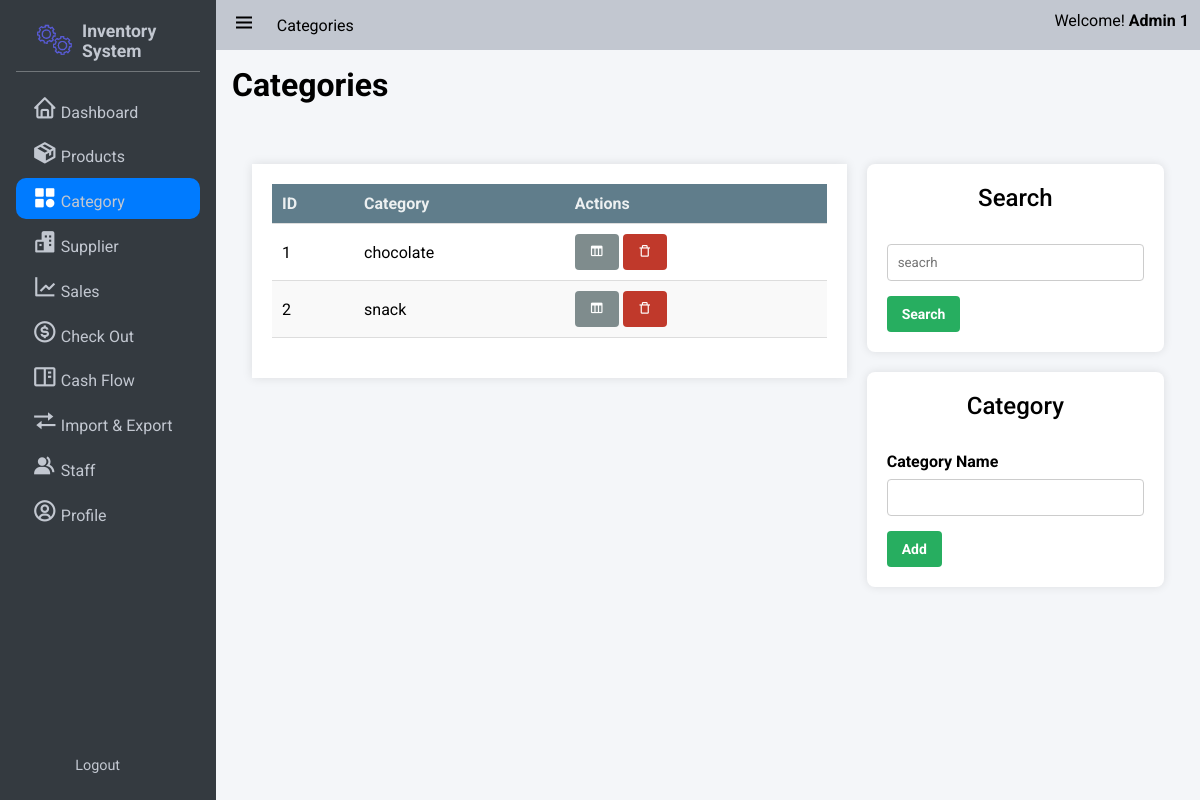
The app's page /category/ (signed in) with its own data.
### app/models/user.py (models this page shows, shortened)
class Role(db.Model):
    __tablename__ = 'roles'
    id = db.Column(db.Integer(), primary_key=True)
    name = db.Column(db.String(50), unique=True)

class User(UserMixin,db.Model):
    __tablename__ = 'users'
    id = db.Column(db.Integer, primary_key=True)
    StaffID = db.Column(db.String,unique = True)
    First_Name = db.Column(db.String(100, collation='NOCASE'), nullable=False, server_default='')
    Last_Name = db.Column(db.String(100, collation='NOCASE'), nullable=False, server_default='')
    Email = db.Column(db.String(50), unique=True, nullable=False)
    Password = db.Column(db.String(80), nullable=False)
    pins = db.Column(db.Integer)
    roles = db.relationship('Role', secondary='user_roles')
    active = db.Column('is_active', db.Boolean(), nullable=False, server_default='1')
    Email_Confirmed_At = db.Column(db.DateTime())
    Last_Login = db.Column(db.DateTime())

### app/models/category.py (models this page shows, shortened)
class Category(db.Model):
    id = db.Column(db.Integer, nullable=False, primary_key=True)
    Name = db.Column(db.String, nullable=False)

### app/category/routes.py (the view)
@bp.route('/', methods=['GET'])
@login_required
def index():
    form = CategoryForm()
    page = request.args.get('page', 1, type=int)
    per_page = request.args.get('per_page', 10, type=int)
    categories = Category.query.order_by(Category.Name).paginate(page=page, per_page=per_page)
    return render_template('product/categories.html', categories = categories, form = form)

### app/category/routes.py
class CategoryForm(FlaskForm):
    name = StringField('Category Name', validators=[InputRequired(),DataRequired()])

### app/auth.py (called while the page is built)
@login_manager.user_loader
def load_user(user_id):
    return User.query.get(int(user_id))

### app/templates/product/categories.html (shortened to what this page needs)
{% extends 'base.html' %}
{% block nav_title %} Categories {% endblock %}
{% block css_style %}
    <link rel="stylesheet" href="{{url_for('static',filename='css/grid.css')}}">
    <link rel="stylesheet" href="{{url_for('static',filename='css/form.css')}}">
    <link rel="stylesheet" href="{{url_for('static',filename='css/table.css')}}">
{% endblock %}
{% block nav_category %}active{% endblock %}
{% block content %}
    <span class="title"><h1>{% block title %} Categories {% endblock %}</h1></span>
    <div class="grid-container four-two-grid">
        <div class="grid-item">
            <div class="table-container maxheight-800">
                <table>
                <thead>
                    <tr>
                    <th>ID</th>
                    <th>Category</th>
                    <th>Actions</th>
                    </tr>
                </thead>
                <tbody>
                    {% for category in categories %}
                    <tr>
                    <form method="POST" action="{{ url_for('category.edit_category',category_name = category.Name) }}" style="display: inline-block;">
                    <td>
                        <span>{{ category.id }}</span>
                    </td>
                    <td>
                        <span>{{ category.Name }}</span>
                      </td>
                    <td>
                        <button class="button gray" type="button" id="edit" href="javascript:;"><i class='bx bx-columns'></i></button>
                    </form>
                        <form method="GET" action="{{url_for('category.delete_category',id = category.id)}}"
                        style="display: inline-block;">
                        <button class="button error" type="submit" id="delete" onclick="return confirm('Are you sure you want to delete this item?')"><i class='bx bx-trash-alt'></i></button>
                        </form>
                    </tr>
                    {% endfor %}
                </tbody>
                </table>
            </div>
        </div>
        <div class="grid-item">
            <div class="form-container">
                <h3>Search</h3>
                <form action="{{url_for('category.search_category')}}" method="get">
                    <input type="text" name="query" placeholder="seacrh"autocomplete="false">
                    <button class="button success" type="submit">Search</button>
                </form>
            </div>
            <div class="form-container">
                <h3>Category</h3>
                <form action="{{url_for('category.create_category')}}" method="post">
                        {{form.name.label}}
                        {{ form.name}}
                        <button class="button success" type="submit">Add</button>
                </form>
            </div>
        </div>
    </div>
{% endblock %}

### app/templates/base.html (shortened to what this page needs)
<!DOCTYPE html>
<html lang="en">
<head>
    <link rel="stylesheet" href="{{url_for('static',filename='css/button.css')}}">
    <link rel="stylesheet" href="{{url_for('static',filename='css/style.css')}}">
    <link rel="stylesheet" href="{{url_for('static',filename='css/responsive.css')}}">
    <link rel="stylesheet" href="{{url_for('static',filename='css/cards.css')}}">
    <link rel="stylesheet" href="{{url_for('static',filename='css/preloader.css')}}">
    <link href='https://unpkg.com/boxicons@2.1.4/css/boxicons.min.css' rel='stylesheet'>
    {% block css_style %}{% endblock %}
</head>
<body>
    <div class="wrapper">
        <aside class="opened" id="aside">
            <div class="sidebar">
                <div class="brand-items">
                    <div class="brand-logo">
                        <img src="{{url_for('static',filename='/img/gear-loader.gif')}}" alt="" class="brand-img">
                        <h3>Inventory System</h3>
                    </div>
                </div>
                <div class="menu-bar">
                    <div class="menu">
                        <ul class="menu-links">
                            <li class="menu-link {% block nav_dashboard %}{% endblock %}"><i class='nav-icon bx bx-home'></i><a href="{{ url_for('dashboard') }}">Dashboard</a></li>
                            <li class="menu-link {% block nav_inventory %}{% endblock %}"><i class='nav-icon bx bxs-package'></i><a href="{{ url_for('product.index') }}">Products</a></li>
                            <li class="menu-link {% block nav_category %}{% endblock %}"><i class='nav-icon bx bxs-category' ></i><a href="{{ url_for('category.index') }}">Category</a></li>
                            <li class="menu-link {% block nav_supplier %}{% endblock %}"><i class='nav-icon bx bxs-buildings' ></i><a href="{{ url_for('supplier.index') }}">Supplier</a></li>
                            <li class="menu-link {% block nav_report %}{% endblock %}"><i class='nav-icon bx bx-line-chart' ></i><a href="{{ url_for('sale.sales_index') }}">Sales</a></li>
                            <li class="menu-link {% block nav_checkout %}{% endblock %}"><i class='nav-icon bx bx-dollar-circle' ></i><a href="{{ url_for('sale.show_checkout_page') }}">Check Out</a></li>
                            <li class="menu-link {% block nav_cashflow %}{% endblock %}"><i class='nav-icon bx bx-book-content'></i><a href="{{url_for('cashflow.index')}}">Cash Flow</a></li>
                            <li class="menu-link {% block nav_ImExport %}{% endblock %}"><i class='nav-icon bx bx-transfer'></i><a href="{{url_for('main.imexport_overview')}}">Import & Export</a></li>
                            {% for role in current_user.roles if role.name == 'admin' %}
                                <li class="menu-link {% block nav_staff %}{% endblock %}"><i class='nav-icon bx bxs-group' ></i><a href="{{ url_for('user.index') }}">Staff</a></li>
                            {% endfor %}
                            <li class="menu-link {% block nav_profile %}{% endblock %}"><i class='nav-icon bx bx-user-circle'></i><a href="{{url_for('user.get_staff',id=current_user.id)}}">Profile</a></li>
                        </ul>
                    </div>
                    <div class="bottom-content">
                        <li class="menu-link"><a href="{{url_for('auth.logout')}}">Logout</a></li>
                    </div>
                </div>
            </div>
        </aside>
       <div class="main">
            <header class="main-header">
                <div class="left-nav">
                    <div class="menu-burger">
                        <i class='bx bx-menu '></i>
                    </div>
                    <p>{% block nav_title %}{% endblock %}</p>
                </div>
                <div class="right-nav flex flex-center-center">
                    <span>Welcome! <b>{{current_user.Last_Name + ' ' + current_user.First_Name}}</b></span>
                </div>
            </header>
            <div class="main-container">
                    {% block content %} {% endblock %}
            </div>
        </div>
    </div>
    </body>
    </html>

### app/static/css/button.css (style rules this page uses)
:root { --primary-color: #3498db; --secondary-color: #2ecc71; --accent-color: #e74c3c; --background-color: #ecf0f1; --link-color: #2980b9; --border-color: #bdc3c7; --success-color: #27ae60; --warning-color: #f39c12; --error-color: #c0392b; --info-color: #3498db; --dark-color: #34495e; --light-color: #ecf0f1; --gray-color: #7f8c8d; --purple-color: #9b59b6; --pink-color: #e91e63; --teal-color: #009688; --orange-color: #e67e22; --brown-color: #795548; --cyan-color: #00bcd4; --indigo-color: #3f51b5; --lime-color: #cddc39; --amber-color: #ffc107; --deep-purple-color: #673ab7; --deep-orange-color: #ff5722; --light-green-color: #8bc34a; --blue-gray-color: #607d8b; --yellow-color: #ffeb3b; }
.button { display: inline-block; padding: 10px 15px; font-size: 14px; font-weight: bold; text-align: center; text-decoration: none; color: #fff; border: none; border-radius: 4px; cursor: pointer; transition: background-color 0.3s ease; }
.success { background-color: var(--success-color); color: #fff; }
.error { background-color: var(--error-color); color: #fff; }
.gray { background-color: var(--gray-color); color: #fff; }

### app/static/css/style.css (style rules this page uses)
:root { --text-color:#212529; --text-color-grey:#c2c7d0; --text-color-dark-grey:#898989; --main-color:#007bff; --main-color-hover:#228dff; --second-color:; --second-color-hover:; --white-color:#fff; --bg-color-dark:#343a40; --bg-color-second-light:#dee2e6; --bg-color-light:#f4f6f9; --toggle-color:#ddd; --red-color:#dc3545; --dark-yellow-color:#ffc107; --yellow-color:#ffc107; --sidebar-width:18%; }
* { font-family: 'Roboto', sans-serif; margin: 0; padding: 0; box-sizing: border-box; scrollbar-width: none; }
a { text-decoration: none; color: var(--main-color); }
ul,li { list-style: none; }
img { width: 100%; object-fit: cover; }
body { width: 100vw; height: 100vh; background: #e9ecef; position: relative; }
.wrapper { height: 100vh; width: 100vw; display: flex; overflow: hidden; }
input { padding: 10px; box-sizing: border-box; border: 1px solid #ccc; border-radius: 4px; }
aside { position: relative; width: 15px; height: 100vh; background: var(--bg-color-dark); transition: margin-left .3s ease-in-out .3s ease-in-out; overflow-x: hidden; overflow-y: hidden; z-index: 999; color: var(--text-color-grey); transition:width 0.3s linear; }
aside.opened { width: var(--sidebar-width); }
.sidebar { padding: 0.625rem 1rem; height: 100%; }
.sidebar li { margin-bottom: .2rem; padding: .5rem 1rem; align-items: flex-end; display: flex; border-radius: 10px; }
.brand-items { display: flex; align-items: center; justify-content: space-between; padding: 0.5rem 1rem; border-bottom: rgba(255, 255, 255, 0.3) 1px solid ; }
.brand-items img { width: 50px; object-fit: cover; padding: 0 5px 0 0; }
.brand-logo { display: flex; align-items: center; }
.brand-logo h3 { font-size: 1.1rem; }
.menu-bar { height: calc(100% - 4rem); display: flex; flex-direction: column; justify-content: space-between; }
.menu-links { margin-top: 1rem; }
.menu-link.active { background: var(--main-color); color: var(--white-color); transition: .05s ease-in-out .03s; }
.menu-link .nav-icon { text-align: center; margin-right: .2rem; font-size: 1.6rem; width: 1.6rem; }
.menu-link a { color: var(--text-color-grey); }
.bottom-content { display: flex; align-items: center; justify-content: space-between; flex-wrap: nowrap; padding: .2em 1em; font-size: 0.9rem; }
.main { width: calc(100% - var(--sidebar-width)); height: 100%; background: var(--bg-color-light); transition: width .3s ease-in; }
.main-header { position: relative; padding: .7rem .7rem; display: flex; justify-content: space-between; background: var(--text-color-grey); }
.left-nav { display: flex; align-items: center; }
.menu-burger { font-size: 1.8rem; }
.left-nav .menu-burger { padding: 0 0.3rem; margin-right: 1rem; font-size: 1.5rem; cursor: pointer; }
.main-container { padding: 1rem 1rem 4rem 1rem; overflow: scroll; height: 100%; }

### app/static/css/grid.css (style rules this page uses)
.grid-container { display: grid; gap: 20px; margin: 20px auto; padding: 20px; }
.grid-container h3 { font-size: 1.5rem; font-weight: 500; text-align: center; margin-bottom: 2rem; }
.four-two-grid { grid-template-columns: 4fr 2fr; }

### records on screen
User: Last_Name+First_Name "Admin 1"
Category: id "1", Name "chocolate"
Category: id "2", Name "snack"
